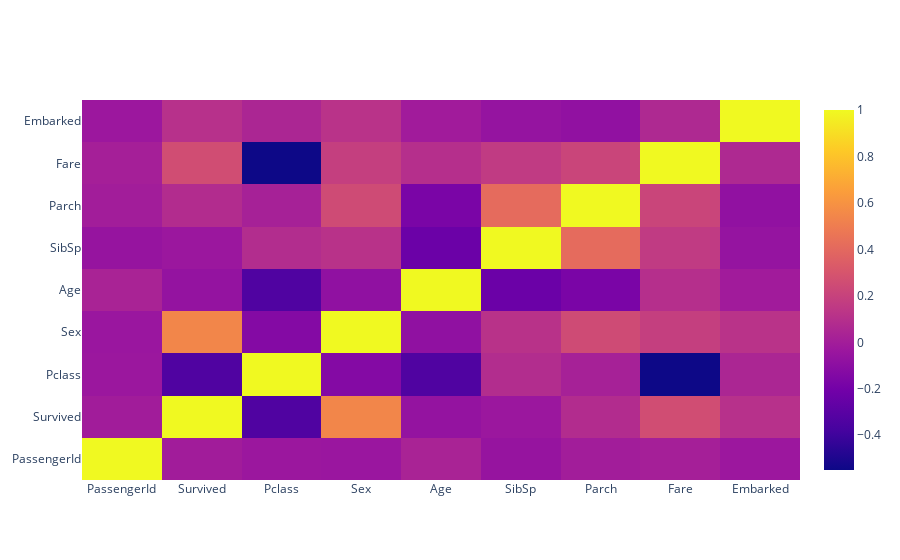

Notebook code cell kept with this figure:
### Code cell
############ CATBOOST #############
from catboost import CatBoostRegressor
import numpy as np
import pandas as pd

df11 = pd.read_csv(r"E:\titanic\train.csv")
test = pd.read_csv(r"E:\titanic\test.csv")
train = df
#Identify the datatype of variables
#train.dtypes
clean_data(df11)
#Finding the missing values
corr=df11.corr()

import matplotlib.pyplot as plt
%matplotlib inline
import seaborn as sns
import plotly.graph_objects as go

fig = go.Figure(data=go.Heatmap(
                   z=corr,
                   x=corr.columns,
                   y=corr.columns,
                   hoverongaps = False))
fig.show()

### Figure 1 — Plotly figure (JSON) as saved in the notebook; plotly's stock layout.template omitted (floating-point values rounded to 4 significant figures)
{"data": [{"hoverongaps": false, "type": "heatmap", "x": ["PassengerId", "Survived", "Pclass", "Sex", "Age", "SibSp", "Parch", "Fare", "Embarked"], "y": ["PassengerId", "Survived", "Pclass", "Sex", "Age", "SibSp", "Parch", "Fare", "Embarked"], "z": [[1, -0.005007, -0.03514, -0.04294, 0.03421, -0.05753, -0.001652, 0.01266, -0.03047], [-0.005007, 1, -0.3385, 0.5434, -0.06491, -0.03532, 0.08163, 0.2573, 0.1068], [-0.03514, -0.3385, 1, -0.1319, -0.3399, 0.08308, 0.01844, -0.5495, 0.0457], [-0.04294, 0.5434, -0.1319, 1, -0.08116, 0.1146, 0.2455, 0.1823, 0.1166], [0.03421, -0.06491, -0.3399, -0.08116, 1, -0.2333, -0.1725, 0.09669, -0.009165], [-0.05753, -0.03532, 0.08308, 0.1146, -0.2333, 1, 0.4148, 0.1597, -0.05996], [-0.001652, 0.08163, 0.01844, 0.2455, -0.1725, 0.4148, 1, 0.2162, -0.07866], [0.01266, 0.2573, -0.5495, 0.1823, 0.09669, 0.1597, 0.2162, 1, 0.06214], [-0.03047, 0.1068, 0.0457, 0.1166, -0.009165, -0.05996, -0.07866, 0.06214, 1]]}], "layout": {}}
